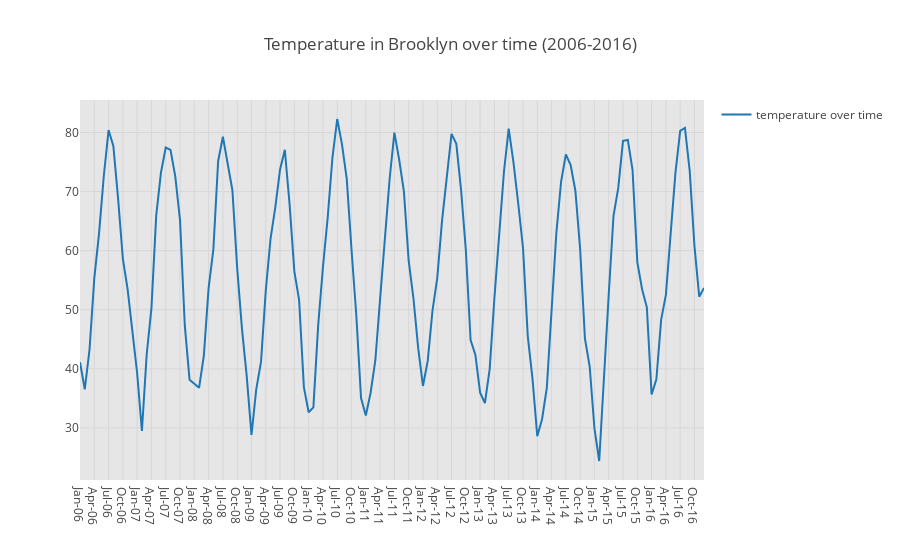

Here is the notebook cell this chart was saved with:
### Code cell
import pandas as pd
import numpy as np
import scipy as sp
import matplotlib
import matplotlib.pyplot as plt
import plotly.graph_objs as go
import plotly as py
from plotly.graph_objs import *
import plotly.figure_factory as ff
py.offline.init_notebook_mode(connected=True)
print('Python version ' + sys.version)
print('Pandas version ' + pd.__version__)
print('Matplotlib version ' + matplotlib.__version__)

df = pd.read_csv('/Users/cj/Downloads/YEAR_MONTH_weather.csv')
print(df.columns)

trace = go.Scatter(x = df['YEAR_MONTH'], y = df['weather'],
                  name='temperature over time')

layout = go.Layout(title='Temperature in Brooklyn over time (2006-2016)',
                   plot_bgcolor='rgb(230,230,230)', 
                   showlegend=True)
fig = go.Figure(data=[trace], layout=layout)

py.offline.iplot(fig, filename='Temperature in Brooklyn')

### Figure 1 — Plotly figure (JSON) as saved in the notebook; plotly's stock layout.template omitted (floating-point values rounded to 4 significant figures; data arrays with more than 128 entries replaced by an {"elided": "..."} marker saying what was removed)
{"data": [{"name": "temperature over time", "type": "scatter", "x": {"elided": "132 str values"}, "y": {"elided": "132 float values"}}], "layout": {"plot_bgcolor": "rgb(230,230,230)", "showlegend": true, "title": "Temperature in Brooklyn over time (2006-2016)"}}
